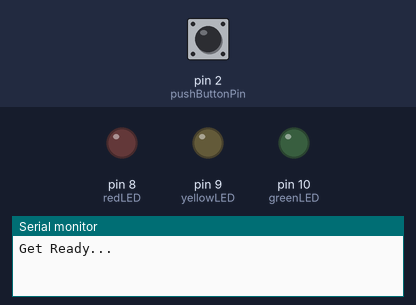
Simulated run of this sketch. Board: Arduino Uno, built with avr-gcc and run on an emulated ATmega328P. On the bench: output pins drawn as LEDs (lit = HIGH), the last lines printed to the serial monitor. Inputs (shaded band) come from the test bench; at power-on: pin 2 (pushButtonPin) HIGH. Random numbers use the default seed unless the sketch sets one.

Above: at 0.1 s.
At 13.3 s:
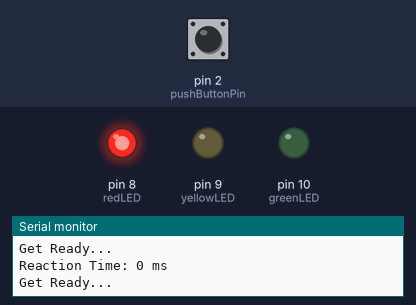
At 22.4 s:
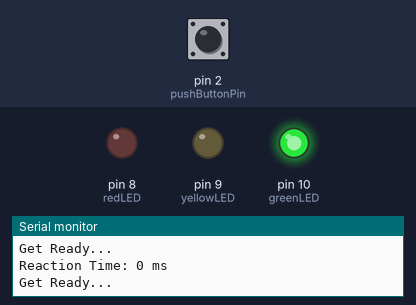
At 32.8 s:
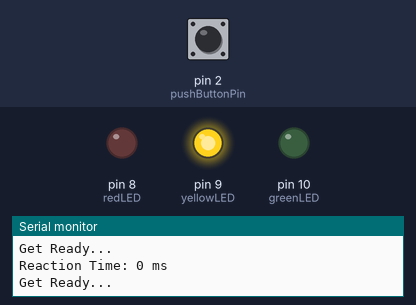
Timing chart, 0 to 38.1 s (numbered marks = the images above):
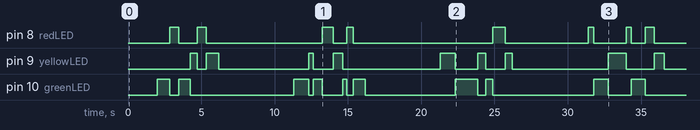

Measured:
- by itself, pin 8 (redLED): LOW → HIGH at 2.8 s, → LOW 0.63 s later, → HIGH 1.3 s later, → LOW 0.60 s later, … (16 changes in this stretch)
- by itself, pin 9 (yellowLED): LOW → HIGH at 4.2 s, → LOW 0.51 s later, → HIGH 0.60 s later, → LOW 0.85 s later, … (18 changes in this stretch)
- by itself, pin 10 (greenLED): LOW → HIGH at 2.0 s, → LOW 0.84 s later, → HIGH 0.63 s later, → LOW 0.77 s later, … (20 changes in this stretch)

The sketch:

ReactionTimeGame.ino
```cpp
/*
 * Author      : Ritu Raj
 * Date        : 2 July 2026
 */

#include<Servo.h>
int redLED = 8;
int yellowLED = 9;
int greenLED = 10;
int pushButtonPin = 2;

unsigned long startTime;
unsigned long reactionTime;

void setup() {
  pinMode(redLED, OUTPUT);
  pinMode(yellowLED, OUTPUT);
  pinMode(greenLED, OUTPUT);
  pinMode(pushButtonPin, INPUT);

  Serial.begin(9600);
  randomSeed(analogRead(0));
}

void loop() {
  Serial.println("Get Ready...");
  delay(2000);

  // Random blinking sequence
  for (int i = 0; i < 10; i++) {
    int leds[] = {redLED, yellowLED, greenLED};
    int randIndex = random(0, 3);

    digitalWrite(leds[randIndex], HIGH);
    delay(random(200, 800));
    digitalWrite(leds[randIndex], LOW);
  }

  // Random wait
  delay(random(100,200));

  // Green signal
  digitalWrite(greenLED, HIGH);
  startTime = millis();

  // Wait for button
   while (digitalRead(pushButtonPin) == LOW);

  reactionTime = millis() - startTime;

  digitalWrite(greenLED, LOW);

  Serial.print("Reaction Time: ");
  Serial.print(reactionTime);
  Serial.println(" ms");

  delay(3000);
}
```
